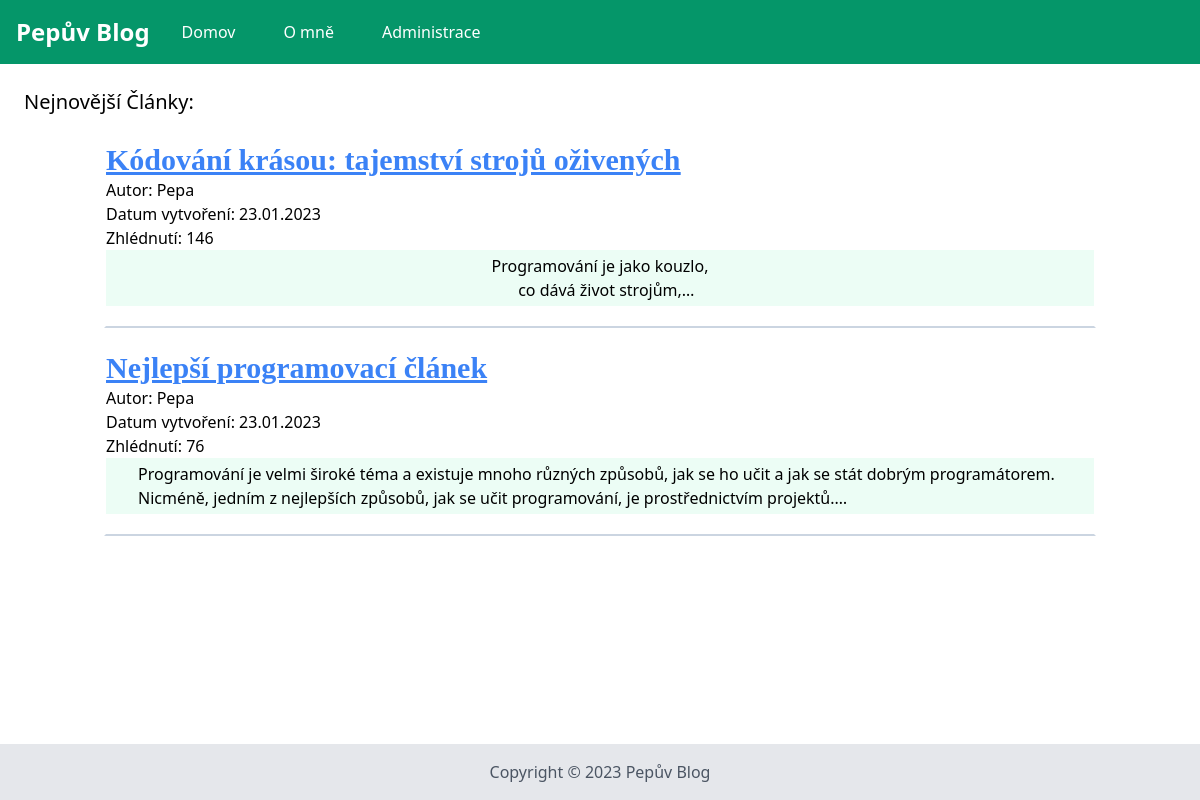
The page / on the database its author committed.
### app.py (models this page shows, shortened)
class Article(db.Model):
    id = db.Column(db.Integer, primary_key=True)
    title = db.Column(db.String, nullable=False)
    content = db.Column(db.String, nullable=False)
    author_id = db.Column(db.Integer, db.ForeignKey('user.id'), nullable=False)
    date_created = db.Column(db.DateTime, default=datetime.utcnow)
    views = db.Column(db.Integer, default=0)
    reviews = db.Column(db.Integer, default=0)

class User(db.Model):
    id = db.Column(db.Integer, primary_key=True)
    login = db.Column(db.String, nullable=False)
    password = db.Column(db.String, nullable=False)
    admin = db.Column(db.Boolean, default=0)
    articles = db.relationship('Article', backref='author', lazy=True)
    is_active = db.Column(db.Boolean, default=True)
    is_authenticated = db.Column(db.Boolean)
    def is_authenticated(self):
        return self.is_authenticated
    def is_active(self):
        return self.is_active

### app.py (the view)
@app.route("/")
def index():
    articles = Article.query.order_by(desc(Article.id)).all()
    return render_template("index.html",articles=articles)

### templates/index.html (shortened to what this page needs)
{% extends 'base.html' %}
{% block body %}
    <h2 class="text-xl font-medium mb-2">Nejnovější Články:</h3>
        <div class="container mx-auto p-4">
            {% for article in articles %}
              <div class="mb-5 pb-5 border-2 border-white border-b-slate-300">
                <h2 class="text-3xl font-bold text-blue-500 underline font-serif"><a href="{{ url_for('article',id=article.id) }}">{{article.title}}</a></h2>
                <p class="">Autor: {{article.author.login}}</p>
                <p class="">Datum vytvoření: {{article.date_created.strftime('%d.%m.%Y')}}</p>
                <p class="">Zhlédnutí: {{article.views}}</p>
                <div class="px-8 py-1 bg-emerald-50 article-content">{{article.content|safe}}</div>
              </div>
            {% endfor %}
          </div>
{% endblock %}

### templates/index.html (style rules this page uses)
div.article-content { display: -webkit-box; -webkit-line-clamp: 2; -webkit-box-orient: vertical; overflow: hidden; text-overflow: ellipsis; }

### rows shown on the page
Article: title "Kódování krásou: tajemství strojů oživených", author.login "Pepa", date_created "23.01.2023", views "146", content "Programování je jako kouzlo, co dává život strojům,"
Article: title "Nejlepší programovací článek", author.login "Pepa", date_created "23.01.2023", views "76", content "Programování je velmi široké téma a existuje mnoho různých způsobů, jak se ho učit a jak se stát dobrým programátorem. Nicméně, jedním z nejlepších způsobů, jak se učit programování, je prostřednictvím projektů."
